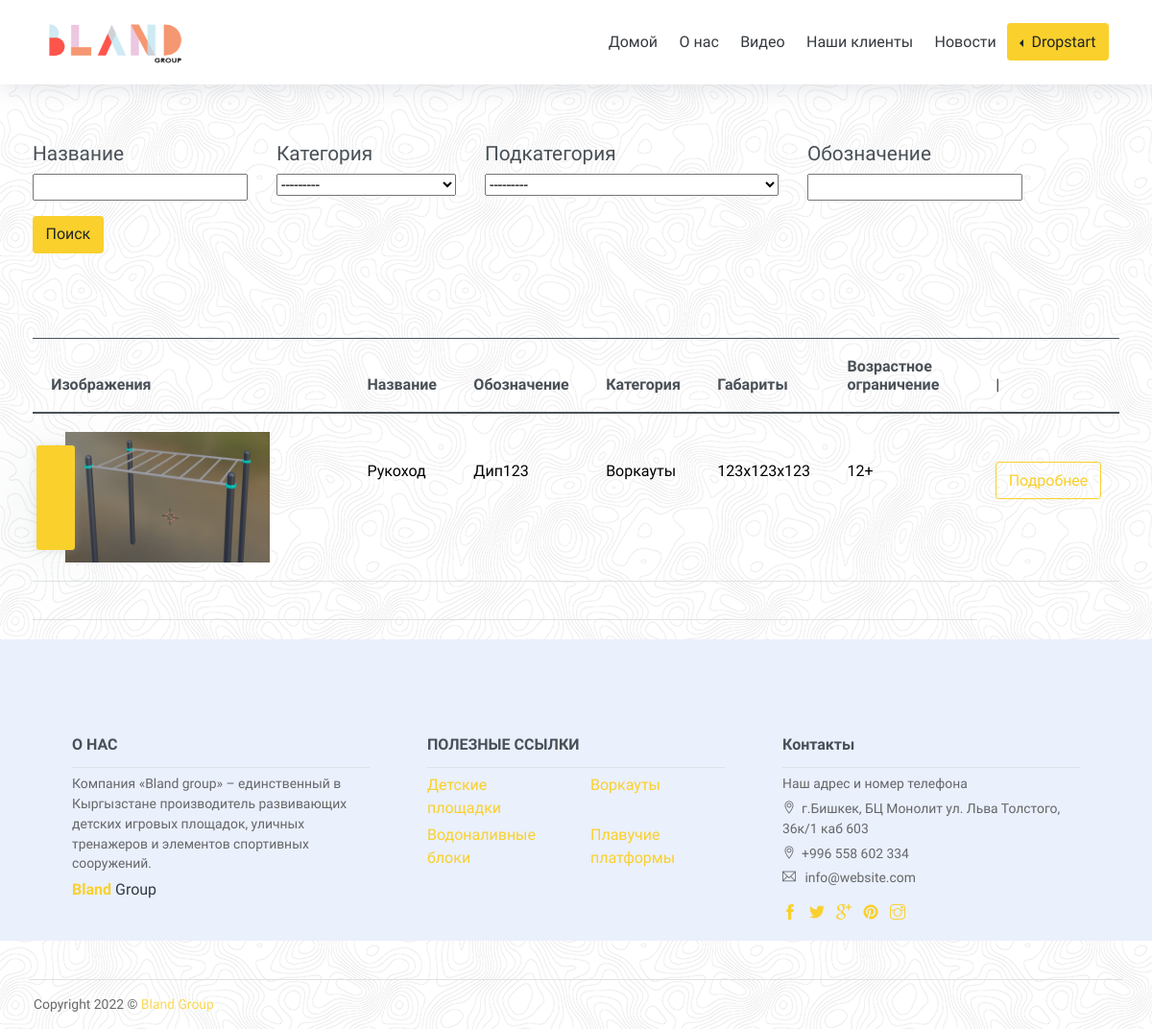
/product, run on the app's committed database.
### server/models.py (models this page shows, shortened)
class Product(models.Model):
    title = models.CharField(max_length=255)
    description = models.TextField()
    gLTF = models.FileField(upload_to='files/')
    date = models.DateTimeField(auto_now_add=True)
    height = models.CharField(max_length=100)
    width = models.CharField(max_length=100)
    length = models.CharField(max_length=100)
    mini_title = models.CharField(max_length=255)
    material = models.CharField(max_length=255)
    category = models.ForeignKey(Category, on_delete=models.CASCADE)
    subcategory = models.ForeignKey(Subcategory, on_delete=models.CASCADE, blank=True, null=True)
    price = models.IntegerField()
    age_limit = models.IntegerField()
    image = models.ImageField(upload_to='images/product')
    class Meta:
        ordering = ['-date']
        verbose_name = 'Продукт'
        verbose_name_plural = 'Продукты'

class Category(models.Model):
    title = models.CharField(max_length=100)
    def __str__(self):
        return f"{self.title}"
    class Meta:
        verbose_name = 'Категория'
        verbose_name_plural = 'Категории'

### server/views.py (the view)
# urls.py: path('product', product_list, name='product_list'),
def product_list(request):
    products = Product.objects.all()
    filter = ProductFilter(request.GET, queryset=products)
    products = filter.qs
    return render(request, 'products.html', {'products': products, 'cart_product_form': CartAddProductForm, 'productfilter': filter, 'categories': Category.objects.all(), 'subcategories': Subcategory.objects.all()})

### server/models.py (called while the page is built)
    def __str__(self):
        return f'{self.title}'

### server/templates/products.html (shortened to what this page needs)
{% extends 'base.html' %}
{% load static %}
{% block content %}
<br>
<br>
<br>
<br>
<br>
<br>
<div class="container p-1">
<form class="row g-3">
  <div class="col-auto">
    <h5>Название</h5>
    {{ productfilter.form.title }}
  </div>
  <div class="col-auto">
    <h5>Категория</h5>
    {{ productfilter.form.category }}
  </div>
  <div class="col-auto">
    <h5>Подкатегория</h5>
    {{ productfilter.form.subcategory }}
  </div>
  <div class="col-auto">
    <h5>Обозначение</h5>
    {{ productfilter.form.mini_title }}
  </div>
  <div class="col-auto">
    <button type="submit" class="btn btn-primary mb-3">Поиск</button>
  </div>
</form>
    <br>
    <br>
    <br>
<table class="table">
         <thead>
            <tr>
               <th scope="col">Изображения</th>
               <th scope="col">Название</th>
               <th scope="col">Обозначение</th>
               <th scope="col">Категория</th>
               <th scope="col">Габариты</th>
               <th scope="col">Возрастное ограничение</th>
               <th scope="col">|</th>
            </tr>
         </thead>
         <tbody>
         {% for i in products %}
            <tr>
               <th scope="row"><div class="col-md-10">
                    <div class="img-wrapper">
                        <div class="after" style="width: 40px"></div>
                        <img src="{{ i.image.url }}" class="w-100" alt="About us">
                    </div>
                </div>
               </th>
               <td style='padding-top: 50px'><a style="color: black" href="{% url 'product_detail' i.pk %}">{{ i.title }}</a></td>
               <td style="padding-top: 50px"><a style="color: black" href="{% url 'product_detail' i.pk %}">{{ i.mini_title }}</a></td>
               <td style="padding-top: 50px"><a style="color: black" href="{% url 'product_detail' i.pk %}">{{ i.category }}</a></td>
               <td style="padding-top: 50px"><a style="color: black" href="{% url 'product_detail' i.pk %}">{{ i.height }}x{{ i.width }}x{{ i.length }}</a></td>
               <td style="padding-top: 50px"><a style="color: black" href="{% url 'product_detail' i.pk %}">{{ i.age_limit }}+</a></td>
               <td style="padding-top: 50px"><a class="btn btn-outline-primary" href="{% url 'product_detail' i.pk %}">Подробнее</a></td>
            </tr>
         {% endfor %}
         <tr>
               <th scope="row"></th>
               <td></td>
               <td></td>
               <td></td>
               <td></td>
               <td></td>
            </tr>
         </tbody>
      </table>
</div>
{% endblock %}

### server/templates/base.html (shortened to what this page needs)
{% load static %}
<html lang="en">
<head>
    <link href="https://cdn.jsdelivr.net/npm/bootstrap@5.2.0-beta1/dist/css/bootstrap.min.css" rel="stylesheet">
    <link rel="stylesheet" href="{% static '/vendors/themify-icons/css/themify-icons.css' %}">
    <link href="https://cdn.jsdelivr.net/npm/bootstrap@5.2.0-beta1/dist/css/bootstrap.min.css" rel="stylesheet">
	<link rel="stylesheet" href="{% static '/css/creative-design.css' %}">
</head>
<body data-spy="scroll" data-target=".navbar" data-offset="40" id="home">
    <nav id="scrollspy" class="navbar page-navbar navbar-light navbar-expand-md fixed-top affix"{% block header %} {% endblock %}>
        <div class="container">
            <a class="navbar-brand" href="/"><img style="width: 150px" src="{% static 'imgs/logo.png' %}" alt=""></a>
            <div class="collapse navbar-collapse" id="navbarSupportedContent">
                <ul class="navbar-nav ml-auto">
                    <li class="nav-item">
                        <a class="nav-link" href="/">Домой</a>
                    </li>
                    <li class="nav-item">
                        <a class="nav-link" href="#about">О нас</a>
                    </li>
                    <li class="nav-item">
                        <a class="nav-link" href="#features">Видео</a>
                    </li>
                    <li class="nav-item">
                        <a class="nav-link" href="#testmonial">Наши клиенты</a>
                    </li>
                    <li class="nav-item">
                        <a class="nav-link" href="{% url 'news' %}">Новости</a>
                    </li>
                    <li class="nav-item dropdown">
                        <div class="btn-group dropstart">
                      <button type="button" class="btn btn-primary dropdown-toggle" data-bs-toggle="dropdown" aria-expanded="false">
                        Dropstart
                      </button>
                        </div>
                      </ul>
            </div>
        </div>
    </nav>
{% block content %}
{% endblock %}
            <section class="pb-0">
                    <div class="container">
                        <div class="pre-footer">
                            <ul class="list">
                                <li class="list-head">
                                    <h6 class="font-weight-bold">О НАС</h6>
                                </li>
                                <li class="list-body">
                                    <p>Компания «Bland group» – единственный в Кыргызстане производитель развивающих детских игровых площадок, уличных тренажеров и элементов спортивных сооружений. </p>
                                    <a href="#"><strong class="text-primary">Bland</strong> <span class="text-dark">Group</span></a>
                                </li>
                            </ul>
                            <ul class="list">
                                <li class="list-head">
                                    <h6 class="font-weight-bold">ПОЛЕЗНЫЕ ССЫЛКИ</h6>
                                </li>
                                <li class="list-body">
                                    <div class="row">
                                        {% for i in categories %}
                                        <div class="col">
                                            <a href="{% url 'product_list' %}?category={{ i.id }}">{{ i.title }}</a>
                                        </div>
                                        {% endfor %}
                                    </div>
                                </li>
                            </ul>
                            <ul class="list">
                                <li class="list-head">
                                    <h6 class="font-weight-bold">Контакты</h6>
                                </li>
                                <li class="list-body">
                                    <p>Наш адрес и номер телефона</p>
                                    <p><i class="ti-location-pin"></i>г.Бишкек, БЦ Монолит ул. Льва Толстого, 36к/1 каб 603</p>
                                    <p><i class="ti-location-pin"></i>+996 558 602 334</p>
                                    <p><i class="ti-email"></i>  info@website.com</p>
                                    <div class="social-links">
                                        <a href="https://www.facebook.com/blandgroupkg/" class="link"><i class="ti-facebook"></i></a>
                                        <a href="javascript:void(0)" class="link"><i class="ti-twitter-alt"></i></a>
                                        <a href="javascript:void(0)" class="link"><i class="ti-google"></i></a>
                                        <a href="javascript:void(0)" class="link"><i class="ti-pinterest-alt"></i></a>
                                        <a href="https://www.instagram.com/blandgroup/" class="link"><i class="ti-instagram"></i></a>
                                    </div>
                                </li>
                            </ul>
                        </div>
                    </div>
                </section>
            <footer class="footer">
                <p>Copyright <script>document.write(new Date().getFullYear())</script> &copy; <a href="/">Bland Group</a></p>
            </footer>
</body>
</html>

### data on the page
Product: image (picture), title "Рукоход", mini_title "Дип123", category "Воркауты", height "123", width "123", length "123", age_limit "12"
Category: title "Детские площадки"
Category: title "Воркауты"
Category: title "Водоналивные блоки"
Category: title "Плавучие платформы"
